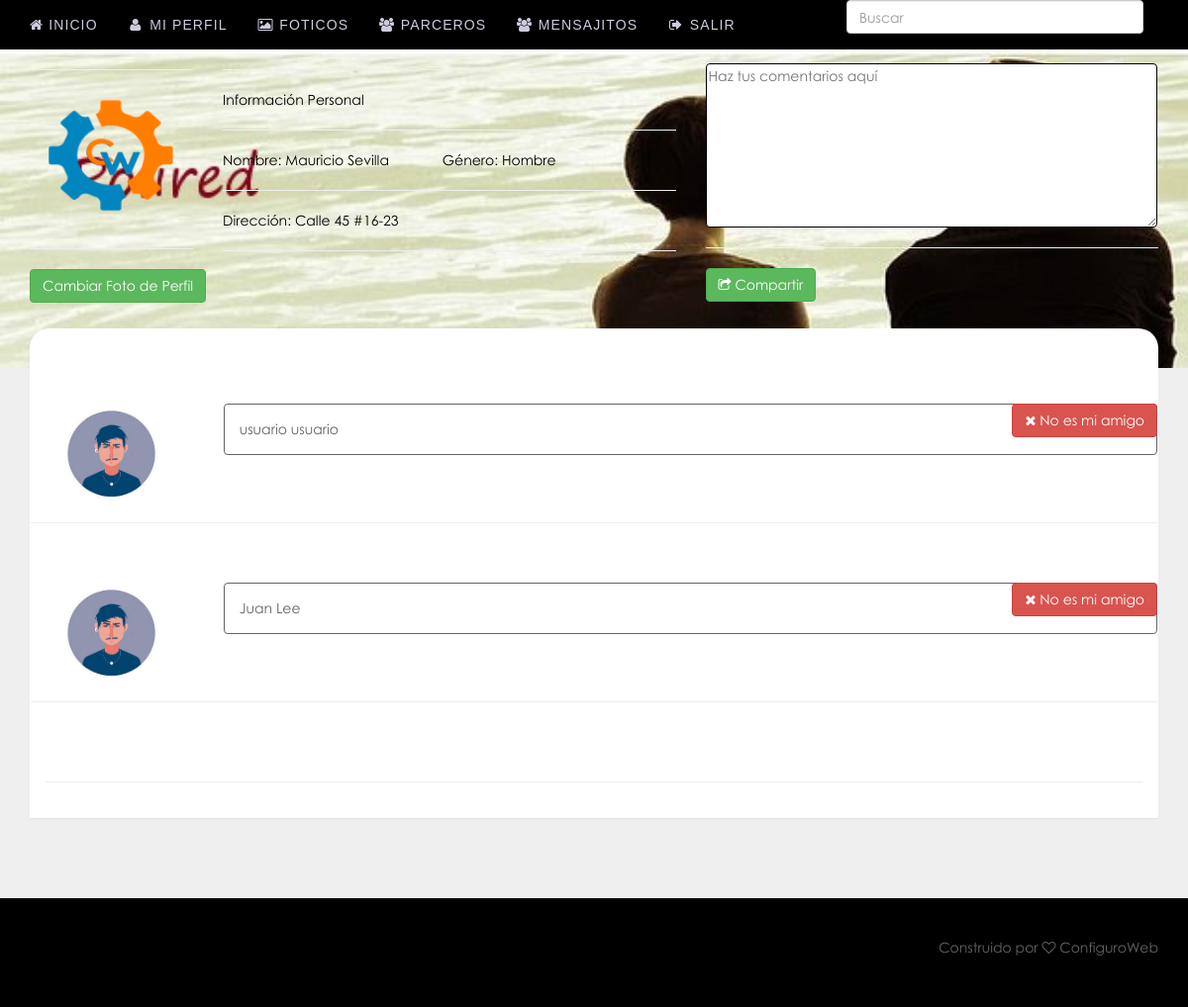
Screenshot of /friends.php (signed in) with the database file from the repository.
### tables this page shows
CREATE TABLE `members` (
  `member_id` int(11) NOT NULL,
  `firstname` varchar(100) NOT NULL,
  `lastname` varchar(100) NOT NULL,
  `middlename` varchar(100) NOT NULL,
  `address` varchar(100) NOT NULL,
  `email` varchar(100) NOT NULL,
  `contact_no` varchar(100) NOT NULL,
  `age` int(11) NOT NULL,
  `gender` varchar(100) NOT NULL,
  `username` varchar(100) NOT NULL,
  `password` varchar(100) NOT NULL,
  `image` varchar(100) NOT NULL,
  `birthdate` varchar(100) NOT NULL,
  `mobile` varchar(100) NOT NULL,
  `status` varchar(100) NOT NULL,
  `work` varchar(100) NOT NULL,
  `religion` varchar(100) NOT NULL
);

### session.php (called while the page is built, shortened)
<?php
$session_id = $_SESSION['id'];
$session_query = $conn->query("select * from members where member_id = '$session_id'");
$user_row = $session_query->fetch();
$image = $user_row['image'];
?>

### friends.php (the view)
<?php include('header.php'); ?>
<?php include('session.php'); ?>
    <body>
	<?php include('navbar.php'); ?>
			<div id="masthead">
				<div class="container">
					<?php include('heading.php'); ?>
				</div>
				<div class="container">
					<div class="row">
					<div class="col-md-12">
						<div class="top-spacer"> </div>
					</div>
					</div>
				</div>
			</div>
<div class="container">
  <div class="row">
    <div class="col-md-12">
      <div class="panel">
        <div class="panel-body">
          <div class="row">
            <br>
				<?php
	$query = $conn->query("select members.member_id , members.firstname , members.lastname , members.image , friends.friends_id   from members  , friends
	where friends.my_friend_id = '$session_id' and members.member_id = friends.my_id
	OR friends.my_id = '$session_id' and members.member_id = friends.my_friend_id
	");
	while($row = $query->fetch()){
	$friend_name = $row['firstname']." ".$row['lastname'];
	$friend_image = $row['image'];
	$id = $row['friends_id'];
	?><div class="row">
            <div class="col-md-2 text-center">
             <img  src="<?php echo $friend_image; ?>" style="width:100px;height:100px" class="img-circle"></a>
            </div>
				<div class="col-md-10">
					<div class="pull-right"><a href="delete_friend.php<?php echo '?id='.$id; ?>" class="btn btn-danger"><i class="icon-remove"></i>  No es mi amigo </a></div>
					<div class="alert"><?php echo $friend_name; ?></div>
				</div>
            </div>
			<hr>
			<br><br>
	<?php } ?>
          </div>
          <hr>
        </div>
      </div>
   	</div>
  </div>
</div>
<?php include('footer.php'); ?>
    </body>
</html>

### heading.php (shortened to what this page needs)
  <div class="row">
    <div class="col-md-2">
<hr>
<center><img class="pp" src="<?php echo $image; ?>" height="140" width="160"></center>
<hr>
<a class="btn btn-success" href="change_pic.php">Cambiar Foto de Perfil</a>
    </div>
<div class="col-md-5">
	<hr>
	<p>Información Personal</p>
		<?php
	$query = $conn->query("select * from members where member_id = '$session_id'");
	$row = $query->fetch();
	?>
	<hr>
	<p>Nombre: <?php echo $row['firstname']." ".$row['lastname']; ?><span class="margin-p"> </span>Género: <?php echo $row['gender']; ?></p>
	<hr>
	<p>Dirección: <?php echo $row['address']; ?></p>
	<hr>
</div>
    <div class="col-md-5">
	<form method="post" action="post.php">
				<textarea name="content" placeholder="Haz tus comentarios aquí"></textarea>
				<br>
				<hr>
				<button class="btn btn-success"><i class="icon-share"></i> Compartir </button>
	</form>
    </div>
  </div>

### css/my_style.css (style rules this page uses)
body { font-family: 'TR Century Gothic' !important; }
.alert { border:1px solid; margin-bottom:0px !important; }
.top-spacer { border-radius: 20px 20px 0 0; }
.margin-p { margin-left:50px; }
.col-md-5 > p { color: black !important; }
.top-spacer { margin-top: 26px; }
#masthead { background: url('../images/images.jpg') no-repeat !important; background-size:cover !important; }
textarea { border: 1px solid; border-radius: 4px; height: 166px; margin-top: 14px; width: 456px !important; }
body { font-family: 'TR Century Gothic' !important; padding-top:50px; color:#646464; background-color:#efefef; }
#masthead { min-height:199px; background-color:#000044; color:#aaaacc; }
.top-spacer { background-color:#ffffff; height:40px; }
a,a:hover { color:#223344; text-decoration:none; }
.panel { border-color:transparent; border-radius:0; }

### rows the page displays
members: image (picture), firstname "Mauricio", lastname "Sevilla", gender "Hombre", address "Calle 45 #16-23"
members: image (placeholder picture), friend_name "usuario usuario"
members: image (placeholder picture), friend_name "Juan Lee"
